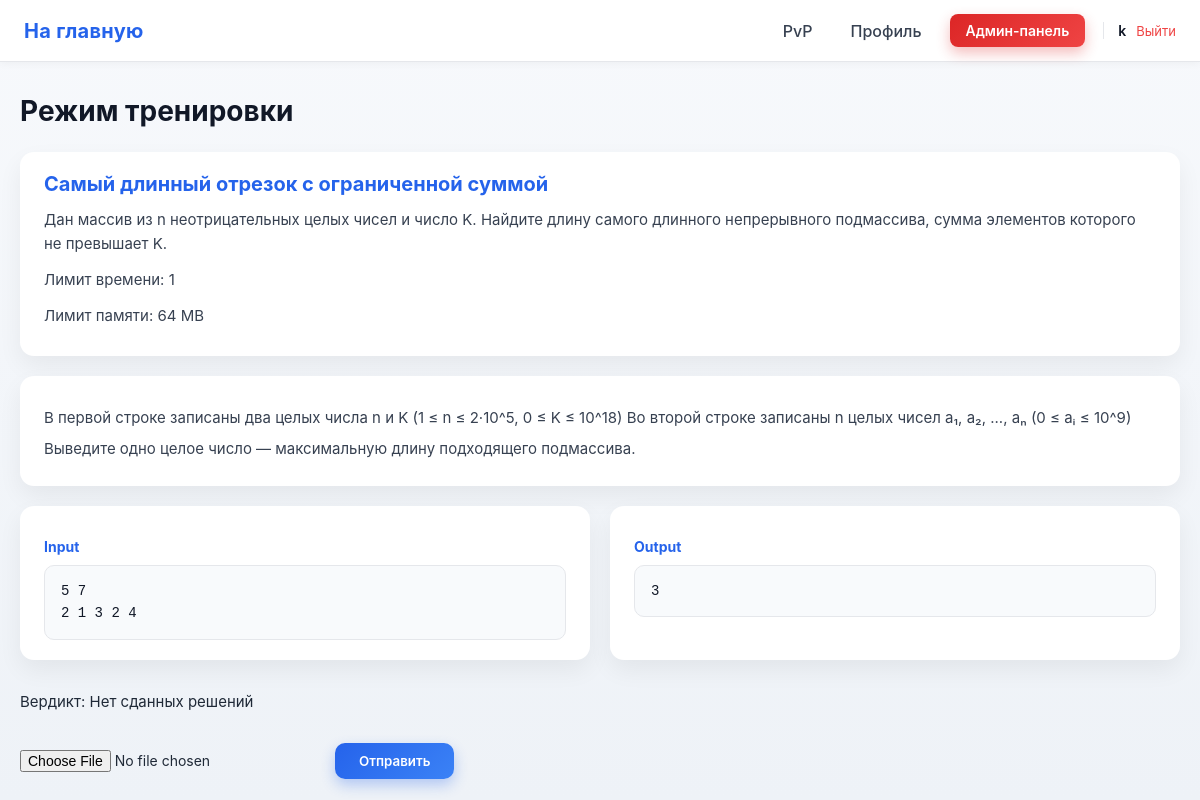
The page /task/2 (signed in) on the database as committed earlier.
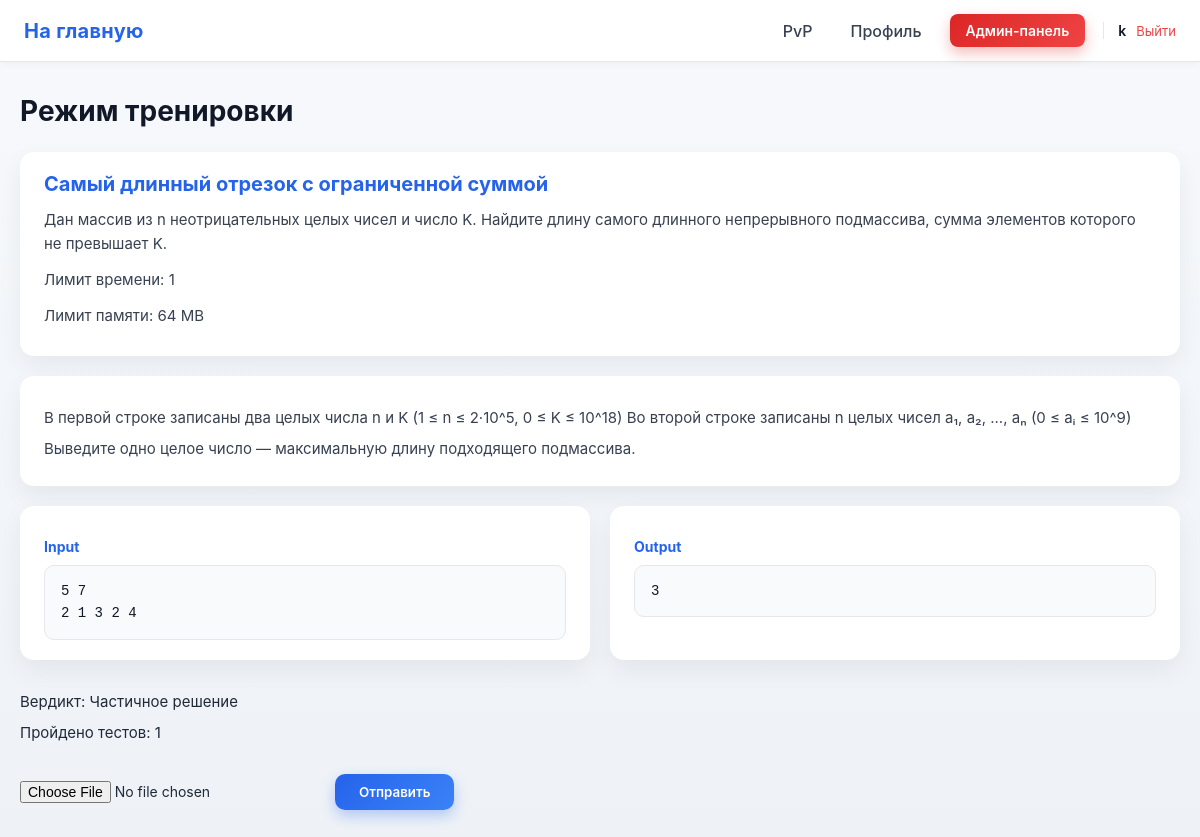
The same page on the database as committed later.
### data/users.py (models this page shows, shortened)
class User(SqlAlchemyBase, UserMixin):
    __tablename__ = 'users'
    id = sqlalchemy.Column(sqlalchemy.Integer,
                           primary_key=True, autoincrement=True)
    name = sqlalchemy.Column(sqlalchemy.String, nullable=True)
    email = sqlalchemy.Column(sqlalchemy.String,
                              index=True, unique=True, nullable=True)
    hashed_password = sqlalchemy.Column(sqlalchemy.String, nullable=True)
    elo_rating = sqlalchemy.Column(sqlalchemy.Float, default=1000)
    admin = sqlalchemy.Column(sqlalchemy.Boolean, default=0)
    ban = sqlalchemy.Column(sqlalchemy.Boolean, default=0)
    created_date = sqlalchemy.Column(sqlalchemy.DateTime,
                                     default=datetime.datetime.now)
    submissions = orm.relationship("Submissions", back_populates="user")

### data/tasks.py (models this page shows)
class Tasks(SqlAlchemyBase):
    __tablename__ = 'tasks'
    id = sqlalchemy.Column(sqlalchemy.Integer,
                           primary_key=True, autoincrement=True)
    subject = sqlalchemy.Column(sqlalchemy.Text, nullable=True)
    title = sqlalchemy.Column(sqlalchemy.Text, nullable=True)
    statement = sqlalchemy.Column(sqlalchemy.Text, nullable=True)
    input_format = sqlalchemy.Column(sqlalchemy.Text, nullable=True)
    output_format = sqlalchemy.Column(sqlalchemy.Text, nullable=True)
    memory_limit = sqlalchemy.Column(sqlalchemy.Integer, nullable=True)
    time_limit = sqlalchemy.Column(sqlalchemy.Integer, nullable=True)
    difficulty = sqlalchemy.Column(sqlalchemy.Text, nullable=True)
    created_at = sqlalchemy.Column(sqlalchemy.DateTime,
                                     default=datetime.datetime.now)
    task_tests = orm.relationship("TaskTest", back_populates='tasks')
    submissions = orm.relationship("Submissions", back_populates="tasks")

### data/task_tests.py (models this page shows)
class TaskTest(SqlAlchemyBase):
    __tablename__ = 'task_tests'
    id = sqlalchemy.Column(sqlalchemy.Integer,
                           primary_key=True, autoincrement=True)
    task_id = sqlalchemy.Column(sqlalchemy.Integer,
                                sqlalchemy.ForeignKey("tasks.id"))
    input_data = sqlalchemy.Column(sqlalchemy.Text, nullable=True)
    output = sqlalchemy.Column(sqlalchemy.Text, nullable=True)
    tasks = orm.relationship("Tasks", back_populates='task_tests')

### data/submissions.py (models this page shows)
class Submissions(SqlAlchemyBase):
    __tablename__ = 'submissions'
    id = sqlalchemy.Column(sqlalchemy.Integer,
                           primary_key=True, autoincrement=True)
    user_id = sqlalchemy.Column(sqlalchemy.Integer,
                                sqlalchemy.ForeignKey("users.id"))
    task_id = sqlalchemy.Column(sqlalchemy.Integer,
                                sqlalchemy.ForeignKey("tasks.id"))
    total_tests = sqlalchemy.Column(sqlalchemy.Integer, nullable=True)
    verdict = sqlalchemy.Column(sqlalchemy.Text, nullable=True)
    created_at = sqlalchemy.Column(sqlalchemy.DateTime,
                                     default=datetime.datetime.now)
    tasks = orm.relationship('Tasks', back_populates="submissions")
    user = orm.relationship("User", back_populates="submissions")

### main.py (the view, shortened to what this page needs)
@app.route('/task/<int:task_id>', methods=["GET", "POST"])
@login_required
@user_ban
def training(task_id):
    db_sess = db_session.create_session()
    task = db_sess.get(Tasks, task_id)
    task_test = db_sess.query(TaskTest).filter(TaskTest.task_id == task.id).all()
    submission = db_sess.query(Submissions).filter(Submissions.task_id == task.id).all()
    submission_id = len(submission) + 1
    last_submission = db_sess.query(Submissions).filter(Submissions.user_id == current_user.id,
                                                        Submissions.task_id == task_id).all()
    if last_submission:
        result = last_submission[-1]
        verdict = result.verdict
        test_passed = result.total_tests
    else:
        verdict = "Нет сданных решений"
        test_passed = None
    return render_template('training.html', task=task, test=task_test[0], verdict=verdict, test_passed=test_passed)

### data/db_session.py (called while the page is built)
def create_session() -> Session:
    global __factory
    return __factory()

### main.py (called while the page is built)
@login_manager.user_loader
def load_user(user_id):
    db_sess = db_session.create_session()
    return db_sess.get(User, user_id)

def user_ban(func):
    @wraps(func)
    def wrapper(*args, **kwargs):
        if current_user.ban:
            abort(403)
        return func(*args, **kwargs)
    return wrapper

### templates/training.html (shortened to what this page needs)
{% extends "base.html" %}
{% block styles %}
<link rel="stylesheet" href="{{ url_for('static', filename='train.css') }}">
{% endblock %}
{% block content %}
<h1>Режим тренировки</h1>
<div class="condition">
    <h2>{{ task.title }}</h2>
    <p>{{ task.statement }}</p>
    <p>Лимит времени: {{ task.time_limit }}</p>
    <p>Лимит памяти: {{ task.memory_limit }}</p>
</div>
<div class="Input">
    <p>{{ task.input_format }}</p>
    <p>{{ task.output_format }}</p>
</div>
<div class="examples">
    <div class="example">
        <p><strong>Input</strong></p>
        <pre>{{ test.input_data }}</pre>
    </div>
    <div class="example">
        <p><strong>Output</strong></p>
        <pre>{{ test.output }}</pre>
    </div>
</div>
<p>Вердикт: {{ verdict }}</p>
{% if test_passed is not none %}
    <p>Пройдено тестов: {{ test_passed }}</p>
{% endif %}
<div class="task">
    <form class="send" method="post" enctype="multipart/form-data" id="uploadForm">
        <input type="file" accept=".py" name="file" id="pythonFile" required />
        <button type="submit" id="submitBtn">Отправить</button>
    </form>
</div>
{% endblock %}

### templates/base.html (shortened to what this page needs)
<!doctype html>
<html lang="ru">
<head>
    <link rel="stylesheet" href="{{ url_for('static', filename='base.css') }}">
    {% block styles %}{% endblock %}
</head>
<body>
<header class="site-header">
    <nav class="navbar">
        <div class="nav-left">
            <a class="logo" href="/">На главную</a>
        </div>
        <div class="nav-right">
            {% if current_user.is_authenticated %}
                <a class="nav-link" href="/pvp">PvP</a>
                <a class="nav-link" href="/profile">Профиль</a>
                {% if current_user.admin %}
                    <a class="btn btn-admin" href="/admin">Админ-панель</a>
                {% endif %}
                <div class="user-menu">
                    <span class="username">{{ current_user.name }}</span>
                    <a class="logout" href="/logout">Выйти</a>
                </div>
            {% else %}
                <a class="btn btn-outline" href="/login">Войти</a>
                <a class="btn btn-primary" href="/register">Регистрация</a>
            {% endif %}
        </div>
    </nav>
</header>
<main class="page-content">
    {% block content %}{% endblock %}
</main>
</body>
</html>

### static/base.css (style rules this page uses)
* { box-sizing: border-box; margin: 0; padding: 0; font-family: "Inter", "Segoe UI", Arial, sans-serif; }
body { background: linear-gradient(180deg, #f7f9fc, #eef2f7); color: #1f2937; min-height: 100vh; }
.site-header { background: #ffffff; border-bottom: 1px solid #e5e7eb; box-shadow: 0 2px 8px rgba(0, 0, 0, 0.04); }
.navbar { max-width: 1200px; margin: 0 auto; padding: 14px 24px; display: flex; align-items: center; justify-content: space-between; }
.logo { font-size: 20px; font-weight: 700; text-decoration: none; color: #2563eb; letter-spacing: 0.3px; }
.nav-left, .nav-right { display: flex; align-items: center; gap: 18px; }
.nav-link { text-decoration: none; color: #374151; font-weight: 500; padding: 6px 10px; border-radius: 6px; transition: background 0.2s, color 0.2s; }
.btn-admin { background: linear-gradient(135deg, #dc2626, #ef4444); color: #ffffff; box-shadow: 0 6px 14px rgba(220, 38, 38, 0.3); }
.user-menu { display: flex; align-items: center; gap: 10px; padding-left: 14px; border-left: 1px solid #e5e7eb; }
.username { font-size: 14px; font-weight: 600; color: #111827; }
.logout { text-decoration: none; font-size: 13px; color: #ef4444; }
.btn { text-decoration: none; font-size: 14px; padding: 8px 16px; border-radius: 8px; font-weight: 600; transition: transform 0.15s, box-shadow 0.15s, background 0.15s; }
.page-content { max-width: 1200px; margin: 32px auto; padding: 0 20px; }

### static/train.css (style rules this page uses)
h1 { margin-bottom: 24px; font-size: 28px; font-weight: 700; color: #111827; }
.condition, .Input, .example { background: #ffffff; border-radius: 14px; padding: 20px 24px; margin-bottom: 20px; box-shadow: 0 10px 24px rgba(0, 0, 0, 0.06); }
.condition h2 { margin-bottom: 12px; font-size: 20px; color: #2563eb; }
.condition p { margin-bottom: 8px; line-height: 1.6; color: #374151; }
.Input p { margin-bottom: 8px; font-size: 15px; color: #374151; }
.examples { display: grid; grid-template-columns: 1fr 1fr; gap: 20px; }
.example p { margin-bottom: 10px; font-size: 14px; font-weight: 600; color: #2563eb; }
.example pre { margin: 0; padding: 14px 16px; background: #f8fafc; border-radius: 10px; border: 1px solid #e5e7eb; white-space: pre-wrap; word-break: break-word; font-family: "JetBrains Mono", Consolas, monospace; font-size: 14px; line-height: 1.6; color: #111827; }
p { font-size: 15px; margin-top: 12px; }
.task { margin-top: 32px; }
.send { display: flex; align-items: center; gap: 14px; }
.send input[type="file"] { font-size: 14px; }
.send button { padding: 10px 24px; border: none; border-radius: 10px; background: linear-gradient(135deg, #2563eb, #3b82f6); color: #ffffff; font-weight: 600; cursor: pointer; box-shadow: 0 6px 14px rgba(37, 99, 235, 0.3); transition: transform 0.15s, box-shadow 0.15s; }

Rows that differ between the two databases and show on the page:
added Submissions: verdict "Частичное решение"
Other text that changed with them:
{{ test_passed }}: (not shown) → "1"
{{ verdict }}: "Нет сданных решений" → (not shown)
text now shown: "Пройдено тестов:"
